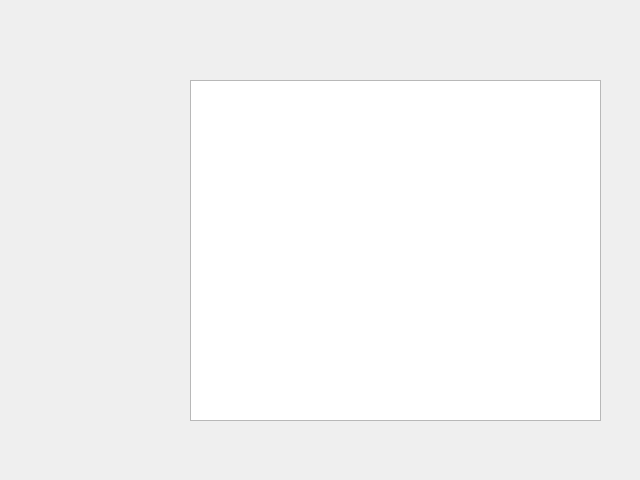
<?xml version="1.0" encoding="UTF-8"?>
<ui version="4.0">
 <class>Form</class>
 <widget class="QWidget" name="Form">
  <property name="geometry">
   <rect>
    <x>0</x>
    <y>0</y>
    <width>640</width>
    <height>480</height>
   </rect>
  </property>
  <property name="windowTitle">
   <string>Form</string>
  </property>
  <widget class="PlotWidget" name="graphicsView">
   <property name="geometry">
    <rect>
     <x>190</x>
     <y>80</y>
     <width>411</width>
     <height>341</height>
    </rect>
   </property>
  </widget>
 </widget>
 <customwidgets>
  <customwidget>
   <class>PlotWidget</class>
   <extends>QGraphicsView</extends>
   <header>pyqtgraph</header>
  </customwidget>
 </customwidgets>
 <resources/>
 <connections/>
</ui>
